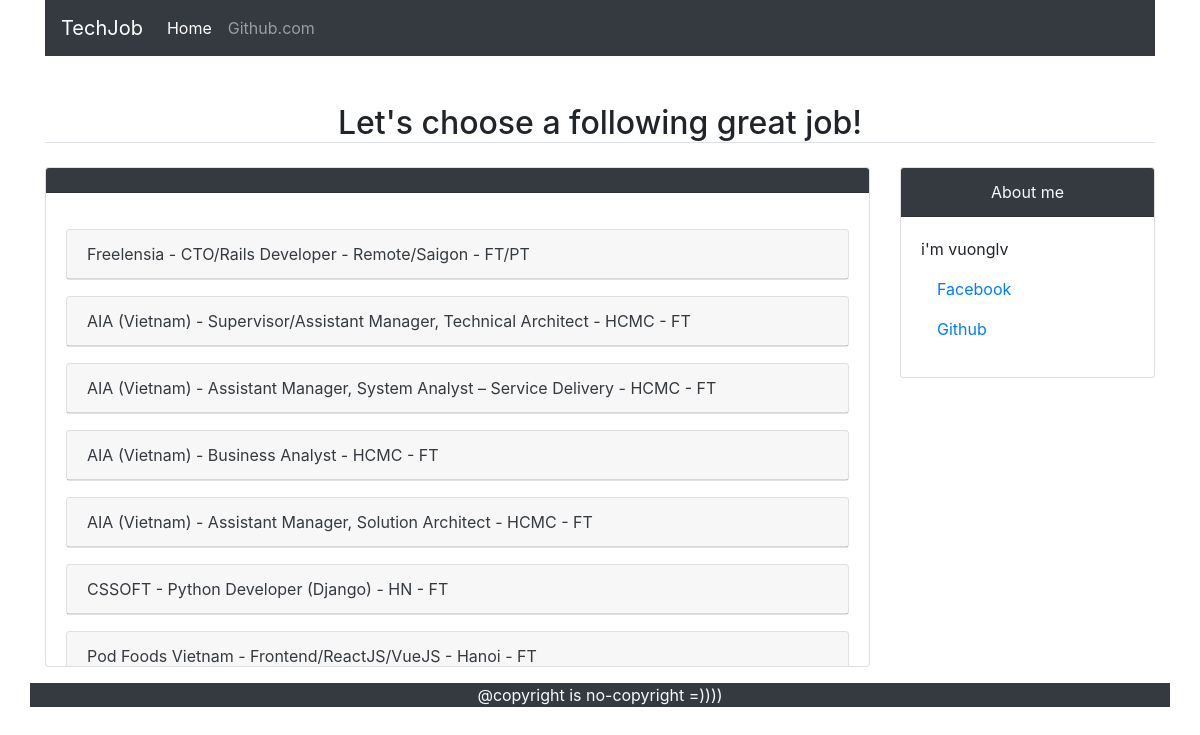
The page /home on the database its author committed.
### tables this page shows
CREATE TABLE jobs(
        id,
        url,
        title,
        description
    );

### app.py (the view)
@app.route("/")
@app.route("/home")
def home():
    data = all_jobs(SQL_FILE)
    return render_template("home.html", jobs=data)

### sql_query.py (called while the page is built)
def all_jobs(DATABASE_FILE_PATH="jobs.db"):
    conn = sql.connect(DATABASE_FILE_PATH)
    cur = conn.cursor()
    SQL_QUERY = "SELECT * FROM jobs"
    for job in cur.execute(SQL_QUERY):
        yield job
    conn.close()

### templates/home.html (shortened to what this page needs)
{% extends "layout.html" %}
{% block link_github %}
    https://github.com/vuonglv1602/timbus-api
{% endblock%}
{% block quote %}
<div class="row mt-5">
    <div class="col text-center">
        <h2 class="border-bottom">
            Let's choose a following great job!
        </h2>
    </div>
</div>
{% endblock quote %}
{% block content %}
<div class="card" style="height: 500px;">
    <div class="card-header bg-dark">
    </div>
    <div class="card-body h-80 overflow-auto">
        {% for job in jobs %}
            <div class="card mt-3">
                <div class="card-header">
                    <a class="text-dark" href="/description/{{ job[0] }}">{{ job[2] }}</a>
                </div>
            </div>
        {% endfor %}
    </div>
</div>
{% endblock %}

### templates/layout.html (shortened to what this page needs)
<!DOCTYPE html>
<html>
<head>
    <link rel="stylesheet" href="https://stackpath.bootstrapcdn.com/bootstrap/4.3.1/css/bootstrap.min.css">
    <link rel="stylesheet" href="{{ url_for('static', filename='main.css') }}">
</head>
<body>
	<div class="container">
		<nav class="navbar navbar-expand-lg navbar-dark bg-dark">
		  <a class="navbar-brand" href="/">TechJob</a>
		  <div class="collapse navbar-collapse" id="navbarNavAltMarkup">
		    <div class="navbar-nav">
		      <a class="nav-item nav-link active" href="/">Home</a>
		      <a class="nav-item nav-link" href="{% block link_github %}{% endblock%}">Github.com</a>
		    </div>
		  </div>
		</nav>
        {% block quote %} {% endblock %}
        <div class="row mt-3">
            <div class="col-9">
                {% block content %} {% endblock %}
            </div>
            <div class="col-3">
                <div class="card">
                    <div class="card-header text-center bg-dark text-light">
                        About me
                    </div>
                    <div class="card-body">
                        <div class="card-text">
                            i'm vuonglv
                        </div>
                        <div class="card-text navbar">
                            <ul class="navbar-nav">
                                <li class="nav-item">
                                <a class="nav-link" href="http://fb.com/it.vuonglv">Facebook</a>
                                </li>
                                <li class="nav-item">
                                <a class="nav-link" href="https://github.com/vuonglv1602">Github</a>
                                </li>
                            </ul>
                        </div>
                    </div>
                </div>
            </div>
	    </div>
		<div class="row mt-3">
			<div class="col bg-dark text-center text-light">
				@copyright is no-copyright =))))
			</div>
		</div>
	</div>
</body>
</html>

### rows shown on the page
jobs: title "Freelensia - CTO/Rails Developer - Remote/Saigon - FT/PT"
jobs: title "AIA (Vietnam) - Supervisor/Assistant Manager, Technical Architect - HCMC - FT"
jobs: title "AIA (Vietnam) - Assistant Manager, System Analyst – Service Delivery - HCMC - FT"
jobs: title "AIA (Vietnam) - Business Analyst - HCMC - FT"
jobs: title "AIA (Vietnam) - Assistant Manager, Solution Architect - HCMC - FT"
jobs: title "CSSOFT - Python Developer (Django) - HN - FT"
jobs: title "Pod Foods Vietnam - Frontend/ReactJS/VueJS - Hanoi - FT"
